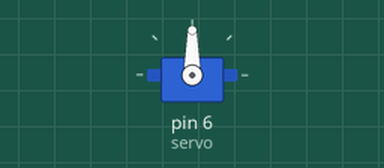
Bench run of a sketch on a simulated Arduino Uno, built with avr-gcc and run on an emulated ATmega328P. Shown: servo.

Above: at 0.05 s.
At 6.0 s:
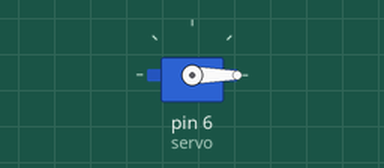
Timing chart, 0 to 7.8 s (numbered marks = the images above):
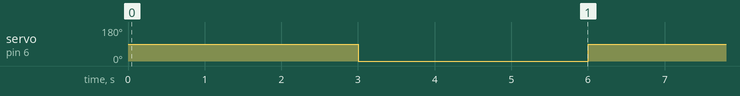

The sketch:

revolver_servo.ino
```cpp
#include <Servo.h>

Servo servo;
int data;

void setup() {
  Serial.begin(9600);
  servo.attach(6);
}

void loop() {
  delay(3000);
  servo.write(0);
  delay(3000);
  servo.write(90);
}
```

Measured:
- by itself, servo on pin 6 (servo): alternates 90° for 3.0 s and 0° for 3.0 s
